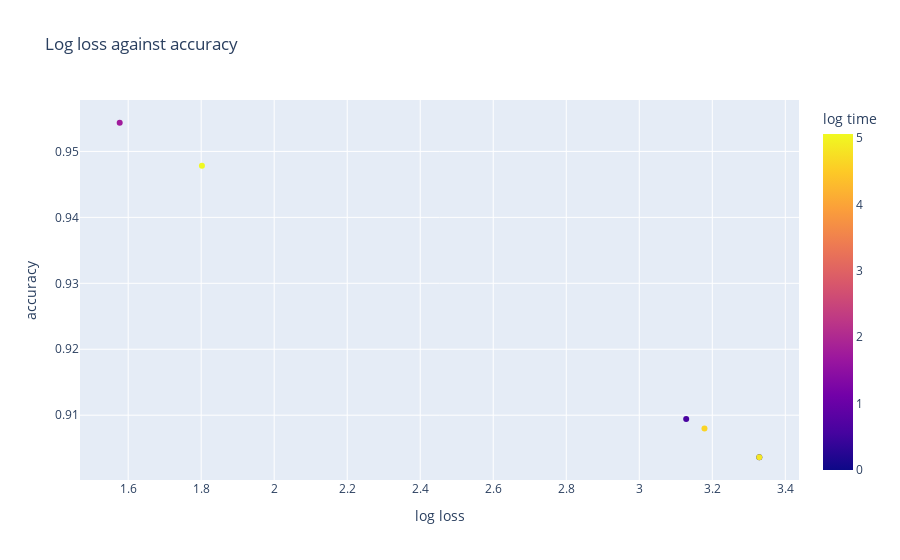

Notebook code for this chart:
### Code cell
results["log time"] = results["time"].apply(lambda x : np.log(x+1))
px.scatter(results, x="log loss", y="accuracy", hover_data=['model'], title="Log loss against accuracy", color="log time")

### Figure 1 — Plotly figure (JSON) as saved in the notebook; plotly's stock layout.template omitted (floating-point values rounded to 4 significant figures)
{"data": [{"customdata": [["bayesRidge"], ["MLPCLassifier"], ["glm"], ["KNN"], ["linear"], ["randomForest"]], "hovertemplate": "log loss=%{x}<br>accuracy=%{y}<br>model=%{customdata[0]}<br>log time=%{marker.color}<extra></extra>", "legendgroup": "", "marker": {"color": [1.752, 5.062, 0.6028, 4.625, 0, 4.843], "coloraxis": "coloraxis", "symbol": "circle"}, "mode": "markers", "name": "", "orientation": "v", "showlegend": false, "type": "scatter", "x": [1.577, 1.802, 3.129, 3.179, 3.329, 3.329], "xaxis": "x", "y": [0.9543, 0.9478, 0.9094, 0.908, 0.9036, 0.9036], "yaxis": "y"}], "layout": {"coloraxis": {"colorbar": {"title": {"text": "log time"}}, "colorscale": [[0, "#0d0887"], [0.1111, "#46039f"], [0.2222, "#7201a8"], [0.3333, "#9c179e"], [0.4444, "#bd3786"], [0.5556, "#d8576b"], [0.6667, "#ed7953"], [0.7778, "#fb9f3a"], [0.8889, "#fdca26"], [1, "#f0f921"]]}, "legend": {"tracegroupgap": 0}, "title": {"text": "Log loss against accuracy"}, "xaxis": {"anchor": "y", "domain": [0, 1], "title": {"text": "log loss"}}, "yaxis": {"anchor": "x", "domain": [0, 1], "title": {"text": "accuracy"}}}}
